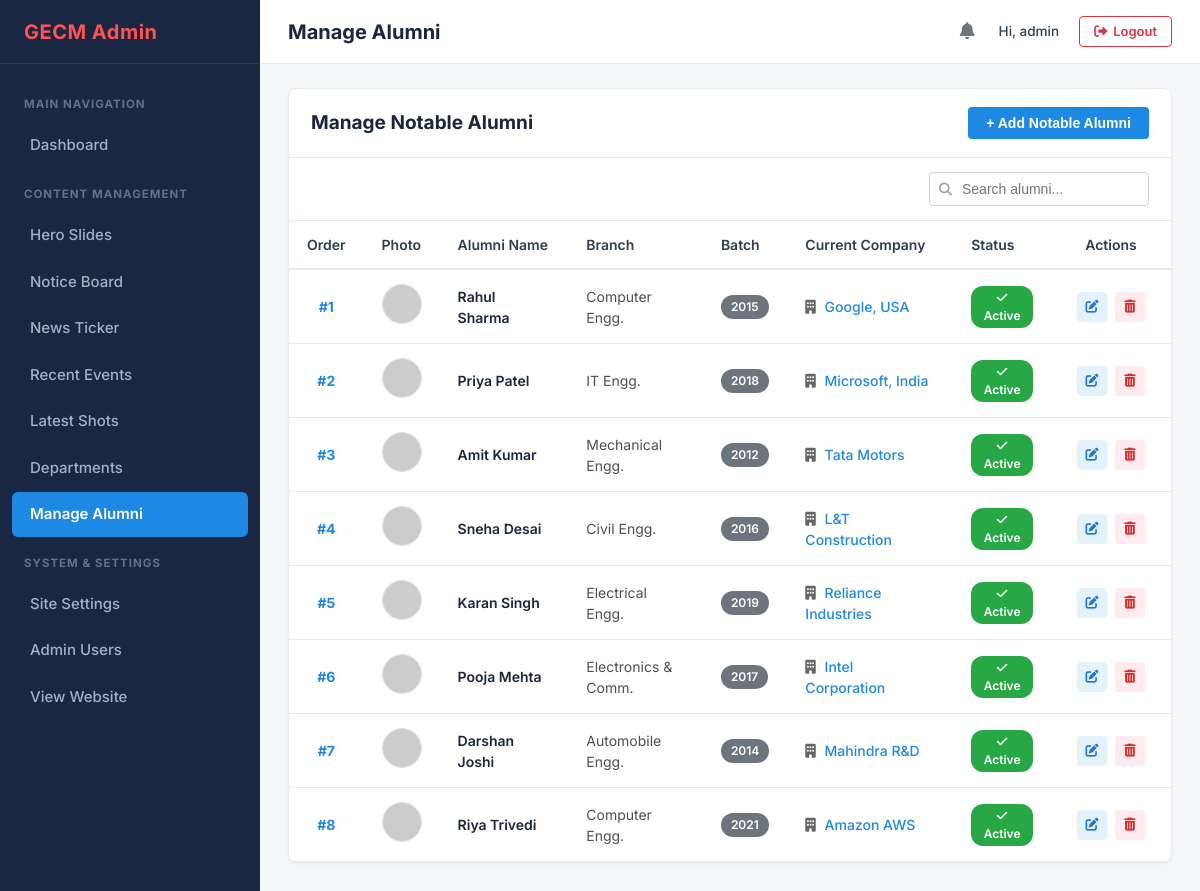
Page /admin/alumni.php (signed in) on the committed database.
### tables this page shows
CREATE TABLE IF NOT EXISTS `alumni` (
    `id` INT AUTO_INCREMENT PRIMARY KEY,
    `name` VARCHAR(150) NOT NULL,
    `branch` VARCHAR(100) NOT NULL,
    `graduation_year` INT NOT NULL,
    `company` VARCHAR(150) NOT NULL,
    `photo_url` VARCHAR(255) NOT NULL,
    `display_order` INT NOT NULL DEFAULT 0,
    `is_active` TINYINT(1) NOT NULL DEFAULT 1,
    `created_at` TIMESTAMP DEFAULT CURRENT_TIMESTAMP,
    `updated_at` TIMESTAMP DEFAULT CURRENT_TIMESTAMP ON UPDATE CURRENT_TIMESTAMP,
    INDEX `idx_alumni_active` (`is_active`, `display_order`)
);

### admin/includes/upload_helper.php (called while the page is built, shortened)
<?php
function getAdminImageSrc($path) {
    if (strpos($path, 'http://') === 0 || strpos($path, 'https://') === 0 || strpos($path, '//') === 0) {
        return $path;
    }
    return '../' . ltrim($path, '/');
}

### admin/alumni.php (the view, shortened to what this page needs)
<?php
require_once __DIR__ . '/includes/upload_helper.php';
$pdo = getDBConnection();
$alumniList = [];
if ($pdo) {
    $stmt = $pdo->query("SELECT * FROM alumni ORDER BY display_order ASC, id ASC");
    $alumniList = $stmt->fetchAll();
}
require_once __DIR__ . '/includes/header.php';
?>
<div class="admin-card">
    <div class="card-top">
        <div class="card-title-group">
            <h2 class="card-title">Manage Notable Alumni</h2>
        </div>
        <button type="button" class="btn-add-new" onclick="openModal('addAlumniModal')">
            + Add Notable Alumni
        </button>
    </div>
    <div class="card-actions-row">
        <div class="card-filters" style="margin-left: auto;">
            <div class="search-input-group">
                <i class="fas fa-search"></i>
                <input type="text" class="search-input" placeholder="Search alumni..." data-table-search="alumniTable">
            </div>
        </div>
    </div>
    <div class="table-responsive">
        <table class="admin-table" id="alumniTable">
            <thead>
                <tr>
                    <th style="width: 60px;">Order</th>
                    <th style="width: 70px;">Photo</th>
                    <th>Alumni Name</th>
                    <th>Branch</th>
                    <th>Batch</th>
                    <th>Current Company</th>
                    <th>Status</th>
                    <th style="width: 120px; text-align: center;">Actions</th>
                </tr>
            </thead>
            <tbody>
                <?php foreach ($alumniList as $row): ?>
                <tr data-status="<?= $row['is_active'] ? 'active' : 'inactive' ?>">
                    <td style="font-weight: 700; color: #1e88e5; text-align: center;">#<?= $row['display_order'] ?></td>
                    <td>
                        <img src="<?= htmlspecialchars(getAdminImageSrc($row['photo_url'])) ?>" alt="Photo" style="width: 40px; height: 40px; border-radius: 50%; object-fit: cover; border: 1px solid #ddd;" onerror="this.src='https://via.placeholder.com/40?text=A';">
                    </td>
                    <td style="font-weight: 600; color: #1a263d;">
                        <?= htmlspecialchars($row['name']) ?>
                    </td>
                    <td><?= htmlspecialchars($row['branch']) ?></td>
                    <td><span class="badge badge-secondary"><?= $row['graduation_year'] ?></span></td>
                    <td style="color: #1e88e5; font-weight: 500;">
                        <i class="fas fa-building" style="color: #666; margin-right: 5px;"></i>
                        <?= htmlspecialchars($row['company']) ?>
                    </td>
                    <td>
                        <a href="alumni.php?toggle=<?= $row['id'] ?>" title="Click to toggle status">
                            <?php if ($row['is_active']): ?>
                                <span class="badge badge-success"><i class="fas fa-check"></i> Active</span>
                            <?php else: ?>
                                <span class="badge badge-secondary"><i class="fas fa-eye-slash"></i> Inactive</span>
                            <?php endif; ?>
                        </a>
                    </td>
                    <td style="text-align: center;">
                        <div class="table-actions" style="justify-content: center;">
                            <a href="alumni.php?edit=<?= $row['id'] ?>" class="btn-table-action btn-edit" title="Edit">
                                <i class="fas fa-edit"></i>
                            </a>
                            <a href="alumni.php?delete=<?= $row['id'] ?>" class="btn-table-action btn-delete" title="Delete" onclick="return confirm('Delete this alumni record?');">
                                <i class="fas fa-trash-alt"></i>
                            </a>
                        </div>
                    </td>
                </tr>
                <?php endforeach; ?>
            </tbody>
        </table>
    </div>
</div>
<?php require_once __DIR__ . '/includes/footer.php'; ?>

### admin/css/admin.css (style rules this page uses)
:root { --admin-sidebar-bg: #192742; --admin-sidebar-hover: rgba(255, 255, 255, 0.08); --admin-sidebar-active: #1e88e5; --admin-sidebar-text: #a4b2c6; --admin-sidebar-text-active: #ffffff; --admin-brand-color: #ff5252; --admin-topbar-bg: #ffffff; --admin-body-bg: #f4f6f9; --admin-card-bg: #ffffff; --admin-border-color: #e5e9f0; --admin-text-main: #2c3e50; --admin-text-muted: #6c757d; --admin-primary: #1e88e5; --admin-success: #28a745; --admin-danger: #dc3545; --admin-warning: #ffc107; --admin-info: #00bcd4; --admin-dark-btn: #495057; --font-family: 'Inter', -apple-system, BlinkMacSystemFont, "Segoe UI", Roboto, "Helvetica Neue", Arial, sans-serif; }
*, *::before, *::after { box-sizing: border-box; margin: 0; padding: 0; }
body { font-family: var(--font-family); background-color: var(--admin-body-bg); color: var(--admin-text-main); line-height: 1.5; font-size: 14px; -webkit-font-smoothing: antialiased; }
a { color: var(--admin-primary); text-decoration: none; transition: color 0.2s ease; }
.admin-card { background-color: var(--admin-card-bg); border: 1px solid var(--admin-border-color); border-radius: 8px; box-shadow: 0 1px 3px rgba(0, 0, 0, 0.04); margin-bottom: 24px; overflow: hidden; }
.card-top { padding: 18px 22px; display: flex; align-items: center; justify-content: space-between; border-bottom: 1px solid var(--admin-border-color); flex-wrap: wrap; gap: 16px; }
.card-title-group { display: flex; align-items: center; gap: 10px; }
.card-title { font-size: 19px; font-weight: 700; color: #1a263d; }
.card-actions-row { padding: 14px 22px; display: flex; align-items: center; justify-content: space-between; flex-wrap: wrap; gap: 14px; background-color: #ffffff; border-bottom: 1px solid var(--admin-border-color); }
.card-filters { display: flex; align-items: center; gap: 12px; flex-wrap: wrap; }
.search-input-group { position: relative; display: flex; align-items: center; }
.search-input-group i { position: absolute; left: 10px; color: #9aa0a6; font-size: 13px; }
.search-input { padding: 8px 12px 8px 32px; border: 1px solid #ced4da; border-radius: 4px; font-size: 14px; outline: none; width: 220px; transition: border-color 0.2s ease, width 0.2s ease; }
.btn-add-new { background-color: var(--admin-primary); color: #ffffff; padding: 8px 18px; border-radius: 4px; font-size: 14px; font-weight: 600; display: inline-flex; align-items: center; gap: 6px; border: none; cursor: pointer; transition: background-color 0.2s ease; }
.table-responsive { width: 100%; overflow-x: auto; }
.admin-table { width: 100%; border-collapse: collapse; text-align: left; font-size: 14px; }
.admin-table th { background-color: #ffffff; color: #2c3e50; font-weight: 600; padding: 13px 18px; border-bottom: 2px solid var(--admin-border-color); white-space: nowrap; font-size: 14px; }
.admin-table td { padding: 14px 18px; border-bottom: 1px solid var(--admin-border-color); color: #495057; vertical-align: middle; font-size: 14px; }
.admin-table tbody tr { transition: background-color 0.15s ease; }
.badge { display: inline-block; padding: 3px 10px; border-radius: 12px; font-size: 12px; font-weight: 600; text-align: center; }
.badge-success { background-color: #28a745; color: #fff; }
.badge-secondary { background-color: #6c757d; color: #fff; }
.table-actions { display: flex; align-items: center; gap: 8px; }
.btn-table-action { width: 30px; height: 30px; border-radius: 4px; border: none; display: inline-flex; align-items: center; justify-content: center; cursor: pointer; font-size: 13px; transition: opacity 0.2s ease; }
.btn-edit { background-color: #e3f2fd; color: #1976d2; }
.btn-delete { background-color: #ffebee; color: #d32f2f; }

### rows in the picture
alumni: display_order "1", name "Rahul Sharma", branch "Computer Engg.", graduation_year "2015", company "Google, USA", is_active 1 (drawn)
alumni: display_order "2", name "Priya Patel", branch "IT Engg.", graduation_year "2018", company "Microsoft, India", is_active 1 (drawn)
alumni: display_order "3", name "Amit Kumar", branch "Mechanical Engg.", graduation_year "2012", company "Tata Motors", is_active 1 (drawn)
alumni: display_order "4", name "Sneha Desai", branch "Civil Engg.", graduation_year "2016", company "L&T Construction", is_active 1 (drawn)
alumni: display_order "5", name "Karan Singh", branch "Electrical Engg.", graduation_year "2019", company "Reliance Industries", is_active 1 (drawn)
alumni: display_order "6", name "Pooja Mehta", branch "Electronics & Comm.", graduation_year "2017", company "Intel Corporation", is_active 1 (drawn)
alumni: display_order "7", name "Darshan Joshi", branch "Automobile Engg.", graduation_year "2014", company "Mahindra R&D", is_active 1 (drawn)
alumni: display_order "8", name "Riya Trivedi", branch "Computer Engg.", graduation_year "2021", company "Amazon AWS", is_active 1 (drawn)

### other values in the picture
$page_title "Manage Alumni"
$admin['username'] "admin"
